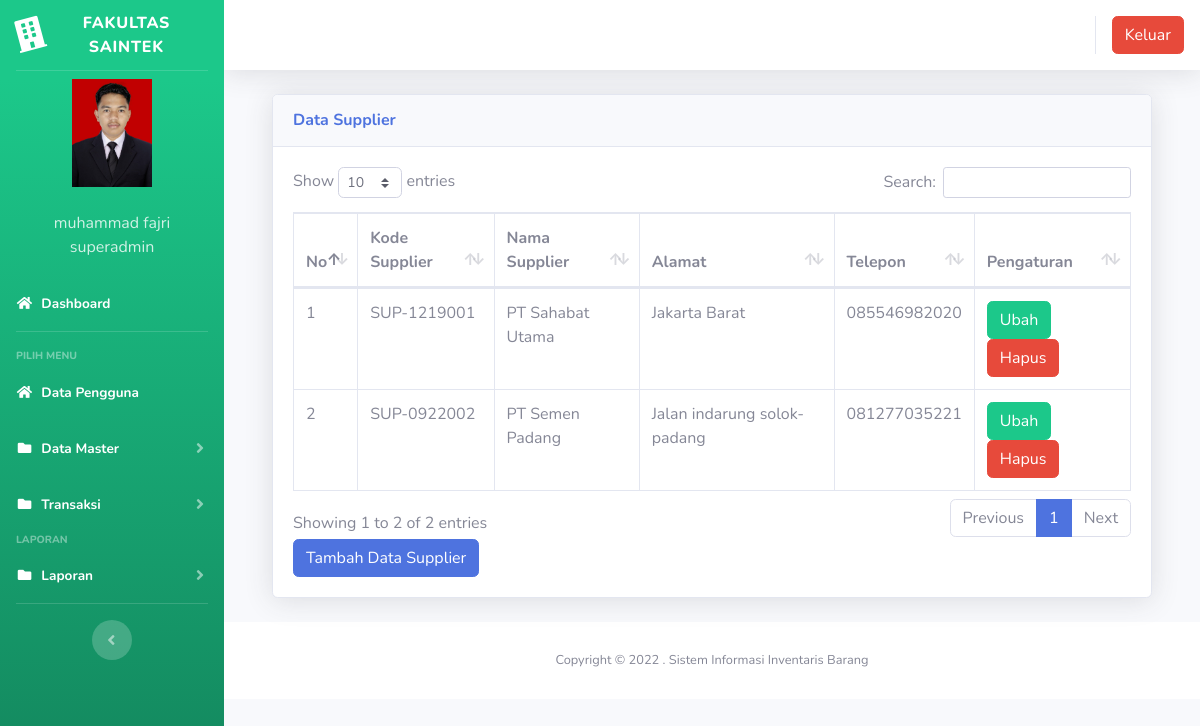
/index3.php?page=supplier (signed in), run on the app's committed database.
### tables this page shows
CREATE TABLE `users` (
  `id` int(11) NOT NULL,
  `nik` varchar(10) NOT NULL,
  `nama` varchar(100) NOT NULL,
  `alamat` varchar(200) NOT NULL,
  `telepon` varchar(100) NOT NULL,
  `username` varchar(100) NOT NULL,
  `password` varchar(100) NOT NULL,
  `level` varchar(25) NOT NULL DEFAULT 'member',
  `foto` varchar(25) NOT NULL
);

CREATE TABLE `tb_supplier` (
  `id` int(100) NOT NULL,
  `kode_supplier` varchar(100) NOT NULL,
  `nama_supplier` varchar(100) NOT NULL,
  `alamat` varchar(100) NOT NULL,
  `telepon` varchar(15) NOT NULL
);

### page/supplier/supplier.php (the view, shortened to what this page needs)
<div class="container-fluid">
  <div class="card shadow mb-4">
    <div class="card-header py-3">
      <h6 class="m-0 font-weight-bold text-primary">Data Supplier</h6>
    </div>
    <div class="card-body">
      <div class="table-responsive">
        <table class="table table-bordered" id="dataTable" width="100%" cellspacing="0">
        <thead>
                                <tr>
			<th>No</th>
			<th>Kode Supplier</th>
			<th>Nama Supplier</th>
			<th>Alamat</th>
			<th>Telepon</th>
			<th>Pengaturan</th>
                                </tr>
		</thead>
          <tbody>
            <?php
	$no = 1;
	$sql = $koneksi->query("select * from tb_supplier");
	while ($data = $sql->fetch_assoc()) {
	?>
                                <tr>
                                    <td><?php echo $no++; ?></td>
			<td><?php echo $data['kode_supplier'] ?></td>
			<td><?php echo $data['nama_supplier'] ?></td>
			<td><?php echo $data['alamat'] ?></td>
			<td><?php echo $data['telepon'] ?></td>
			<td>
			<a href="?page=supplier&aksi=ubahsupplier&kode_supplier=<?php echo $data['kode_supplier'] ?>" class="btn btn-success" >Ubah</a>
			<a onclick="return confirm('Apakah anda yakin akan menghapus data ini?')" href="?page=supplier&aksi=hapussupplier&id=<?php echo $data['kode_supplier'] ?>" class="btn btn-danger" >Hapus</a>
			</td>
                                </tr>
	<?php }?>
		   </tbody>
                        </table>
<a href="?page=supplier&aksi=tambahsupplier" class="btn btn-primary" >Tambah Data Supplier</a>
      </div>
    </div>
  </div>
</div>

### index3.php (shortened to what this page needs)
<?php
	$koneksi = new mysqli("localhost","root","","inventori");
	?>
<!DOCTYPE html>
<html lang="en">
<head>
  <link href="vendor/fontawesome-free/css/all.min.css" rel="stylesheet" type="text/css">
  <link href="css/sb-admin-2.min.css" rel="stylesheet">
  <link href="vendor/datatables/dataTables.bootstrap4.min.css" rel="stylesheet">
</head>
<body id="page-top">
  <div id="wrapper">
    <ul class="navbar-nav bg-gradient-success sidebar sidebar-dark accordion" id="accordionSidebar">
      <a class="sidebar-brand d-flex align-items-center justify-content-center" href="index3.php">
        <div class="sidebar-brand-icon rotate-n-15">
          <i class="fas fa-building"></i>
        </div>
        <div class="sidebar-brand-text mx-2">FAKULTAS SAINTEK </div>
      </a>
      <hr class="sidebar-divider my-0">
 <?php
   if ($_SESSION['superadmin']) {
	   $user = $_SESSION['superadmin'];
   }
   $sql =$koneksi->query("select * from users where id='$user'");
   $data = $sql->fetch_assoc();
   ?>
    <li class="d-flex align-items-center justify-content-center">
        <a class="nav-link">
		 <img src="img/<?php echo $data['foto']?>" class="img-circle" width="80" alt="User"/></a>
	  </li>
		 <li class="nav-item ">
        <a class="nav-link">
         	<div class="d-flex align-items-center justify-content-center" class="name">  <?php echo  $data['nama'];?></div></font>
			<div class="d-flex align-items-center justify-content-center" class="email"><?php echo $data['level'];?></div>
		 </a>
      </li>
      <li class="nav-item active">
        <a class="nav-link" href="?page=home3">
          <i class="fas fa-fw fa-home"></i>
          <span>Dashboard</span></a>
      </li>
      <hr class="sidebar-divider">
      <div class="sidebar-heading">
        Pilih Menu
      </div>
	    <li class="nav-item active">
        <a class="nav-link" href="?page=pengguna">
          <i class="fas fa-fw fa-home"></i>
          <span>Data Pengguna</span></a>
      </li>
	   <li class="nav-item active">
        <a class="nav-link collapsed" href="#" data-toggle="collapse" data-target="#collapseData" aria-expanded="true" aria-controls="collapseData">
          <i class="fas fa-fw fa-folder"></i>
          <span>Data Master</span>
        </a>
      </li>
	    <li class="nav-item active">
        <a class="nav-link collapsed" href="#" data-toggle="collapse" data-target="#collapsePages" aria-expanded="true" aria-controls="collapsePages">
          <i class="fas fa-fw fa-folder"></i>
          <span>Transaksi</span>
        </a>
      </li>
      <div class="sidebar-heading">
        Laporan
      </div>
	     <li class="nav-item active">
        <a class="nav-link collapsed" href="#" data-toggle="collapse" data-target="#collapseLaporan" aria-expanded="true" aria-controls="collapseLaporan">
          <i class="fas fa-fw fa-folder"></i>
          <span>Laporan</span>
        </a>
      </li>
      <hr class="sidebar-divider d-none d-md-block">
      <div class="text-center d-none d-md-inline">
        <button class="rounded-circle border-0" id="sidebarToggle"></button>
      </div>
    </ul>
    <div id="content-wrapper" class="d-flex flex-column">
      <div id="content">
        <nav class="navbar navbar-expand navbar-light bg-white topbar mb-4 static-top shadow">
          <ul class="navbar-nav ml-auto">
            <li class="nav-item dropdown no-arrow">
			 <div class="top-menu">
        <ul class="nav pull-right top-menu">
           <li><a onclick="return confirm('Apakah anda yakin akan logout?')" class="btn btn-danger" class="logout" href="logout.php">Keluar</a></li>
        </ul>
      </div>
            </li>
          </ul>
        </nav>
        <div class="container-fluid">
		 <section class="content">
		      <?php
			   $page = $_GET['page'];
			   $aksi = $_GET['aksi'];
			   if ($page == "supplier") {
				   if ($aksi == "") {
					   include "page/supplier/supplier.php";
				   }
			   }
			   ?>
    </section>
</div>
      <footer class="sticky-footer bg-white">
        <div class="container my-auto">
          <div class="copyright text-center my-auto">
            <span>Copyright &copy; 2022 . Sistem Informasi Inventaris Barang</span>
          </div>
        </div>
      </footer>
    </div>
  </div>
  </div>
</body>
</html>

### data on the page
users: foto (picture), nama "muhammad fajri", level "superadmin"
tb_supplier: kode_supplier "SUP-1219001", nama_supplier "PT Sahabat Utama", alamat "Jakarta Barat", telepon "085546982020"
tb_supplier: kode_supplier "SUP-0922002", nama_supplier "PT Semen Padang", alamat "Jalan indarung solok-padang", telepon "081277035221"
